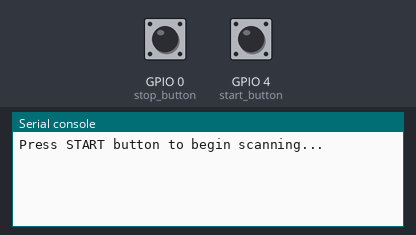
This program was run on a simulated ESP32 board running MicroPython. Shown: the last lines printed to the serial console. The inputs (shaded band) are chosen by the test bench; at power-on: GPIO 4 (start_button) HIGH, GPIO 0 (stop_button) HIGH. A WiFi scan finds one network, HomeNet. At 9.1 s the program stops and its outputs stay as they are.

Above: at 5.0 s.
5.1 s: GPIO 4 (start_button) pulled LOW for 0.15 s
At 5.4 s:
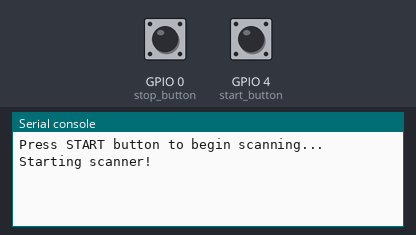
8.2 s: GPIO 0 (stop_button) pulled LOW for 1 s
At 9.7 s:
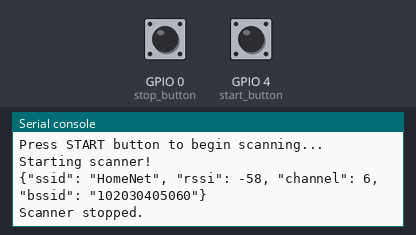

The program:

main.py
```python
"""ESP32 V3 MicroPython-based WIFI-Scanner firmware"""


# ---- IMPORT LIBRARIES ----
import network
import binascii
import time
import json
from machine import Pin


# ---- START BUTTON SETUP ----
start_button = Pin(4, Pin.IN, Pin.PULL_UP)

# ---- STOP BUTTON SETUP ----
stop_button = Pin(0, Pin.IN, Pin.PULL_UP)

# ---- WIFI INITIATION ----
wlan = network.WLAN(network.WLAN.IF_STA) # enable station interface (network interface card)
wlan.active(True)

# ---- WAIT FOR START BUTTON ----
print("Press START button to begin scanning...")

while start_button.value() == 1:   # 1 = not pressed (pull-up)
    time.sleep(0.05)

print("Starting scanner!")


# ---- SCANNING FOR NETWORKS WITH JSON OUTPUT ----
while True: # scanning goes infinitely in loop

    # check stop button
    if stop_button.value() == 0:   # stop button pressed
        print("Scanner stopped.")
        break

    networks = wlan.scan() # perform scan

    for ssid, bssid, channel, rssi, authmode, hidden in networks:
        entry = {
            "ssid": ssid.decode(),
            "rssi": rssi,
            "channel": channel,
            "bssid": binascii.hexlify(bssid).decode() # here we turn binary data into hex
        }
        print(json.dumps(entry)) # wifi endpoint paraneters dumps into JSON file

    time.sleep(2)
```

Measured:
- after the input at 5.1 s, the serial console: prints a new line at once (image 1)
- after the input at 8.2 s, the serial console: prints a new line after 0.90 s (image 2)
